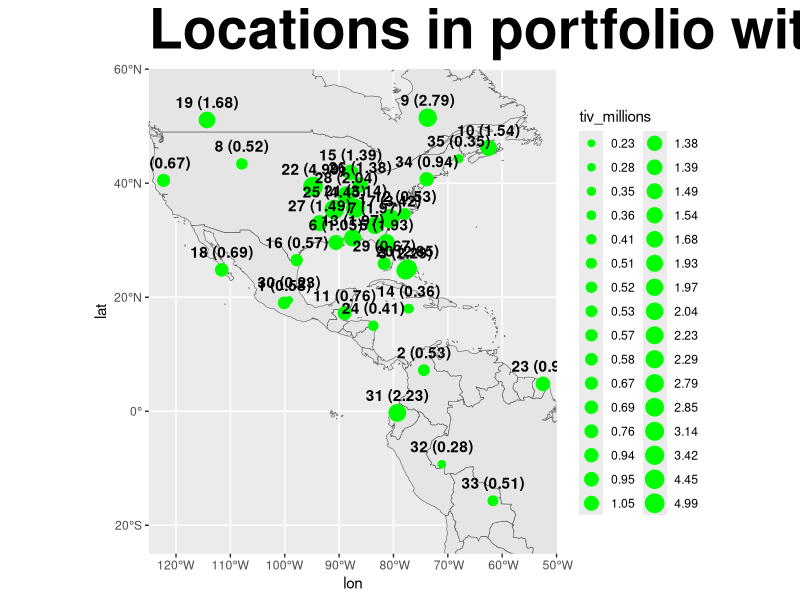

Recreate this plot in R.
#install.packages("ggplot2")
#install.packages("maps")
#install.packages("sf")
#install.packages("rnaturalearth")
#install.packages("rnaturalearthdata")

library(ggplot2)
library(maps)
library(sf)
library(rnaturalearth)
library(rnaturalearthdata)

# Adjust as needed
scriptDir <- "/Users/felixkim/Desktop/case-competition-/Experimental/Felix_files"
outputDir <- "/Users/felixkim/Desktop/case-competition-/Experimental/Felix_files/OutputGraphs/Geo/"
currYear <- 2021

setwd(scriptDir)

exposuresData <- read.csv("../dataset/Exposures.csv", skip = 4, header = TRUE, sep = ",")
exposuresData <- exposuresData[exposuresData$PolicyYear == currYear,]
str(exposuresData)

# Latitude and longitude coordinates (e.g., city locations) along with Location ID's and TIV
geo_df <- exposuresData[c("Location", "Latitude", "Longitude", "Total.Insured.Value")]

coords <- data.frame(
  city = geo_df[["Location"]],
  lat = geo_df[["Latitude"]],
  lon = geo_df[["Longitude"]],
  tiv_millions = format(round(geo_df[["Total.Insured.Value"]] / 1e6, 2), nsmall = 2)
)

# Create map
world <- ne_countries(scale = "medium", returnclass = "sf")
class(world)

png(filename=paste0(outputDir, "locations_of_interest.png"), width=1200, height=1200)

p<-ggplot(data = world) +
  geom_sf() +
  geom_point(data = coords, aes(x = lon, y = lat, size = tiv_millions), color = "green") +
  geom_text(data = coords, aes(x = lon, y = lat, label = paste0(city, " (", tiv_millions, ")")), 
            vjust = -1, color = "black", fontface = "bold") +
  coord_sf(xlim = c(-125, -50), ylim = c(-25, 60), expand = FALSE) +
  ggtitle("Locations in portfolio with TIV (in millions of USD)")+
  theme(plot.title = element_text(size = 40, face = "bold"))

print(p)

invisible(dev.off())
